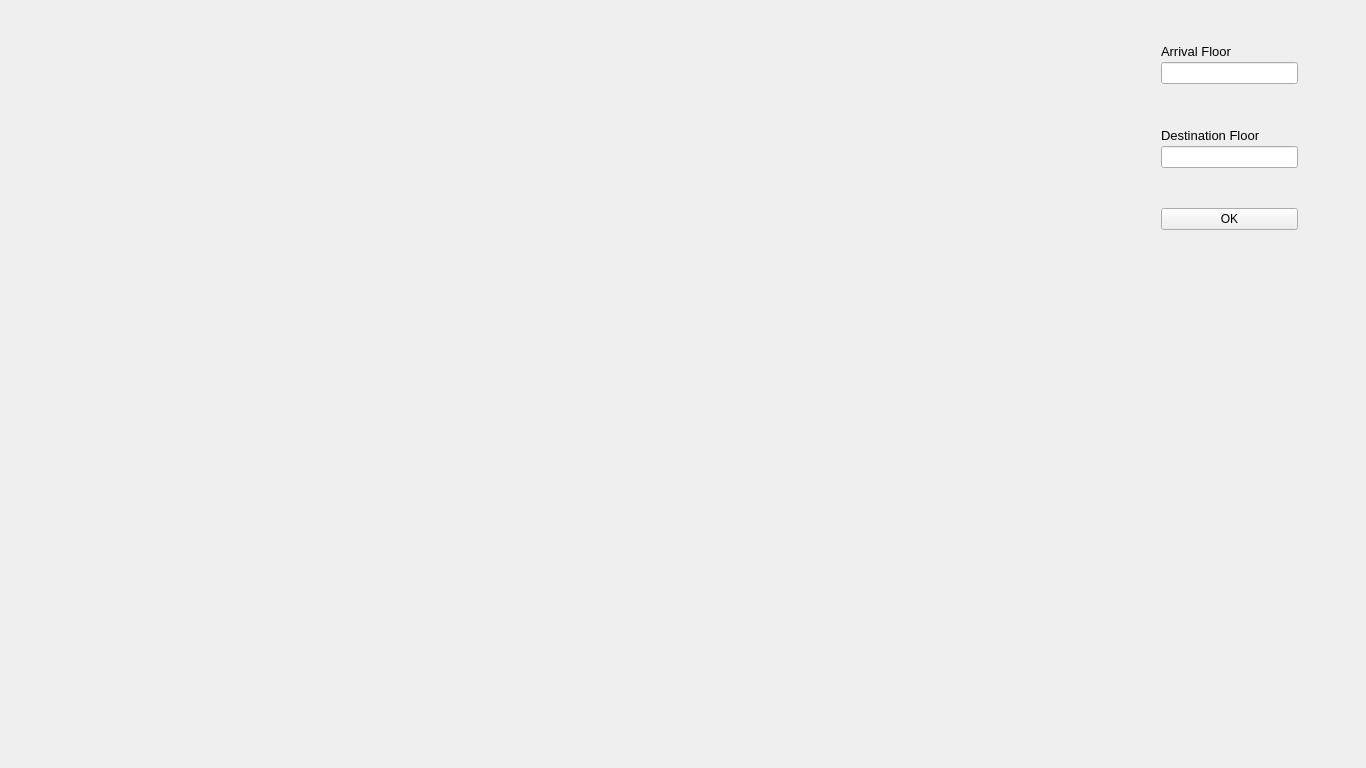
<?xml version="1.0" encoding="UTF-8"?>
<ui version="4.0">
 <class>MainWindow</class>
 <widget class="QMainWindow" name="MainWindow">
  <property name="geometry">
   <rect>
    <x>0</x>
    <y>0</y>
    <width>1366</width>
    <height>768</height>
   </rect>
  </property>
  <property name="sizePolicy">
   <sizepolicy hsizetype="Preferred" vsizetype="Preferred">
    <horstretch>0</horstretch>
    <verstretch>0</verstretch>
   </sizepolicy>
  </property>
  <property name="minimumSize">
   <size>
    <width>1366</width>
    <height>768</height>
   </size>
  </property>
  <property name="maximumSize">
   <size>
    <width>1366</width>
    <height>768</height>
   </size>
  </property>
  <property name="windowTitle">
   <string>MainWindow</string>
  </property>
  <widget class="QWidget" name="centralWidget">
   <property name="sizePolicy">
    <sizepolicy hsizetype="Preferred" vsizetype="Preferred">
     <horstretch>0</horstretch>
     <verstretch>0</verstretch>
    </sizepolicy>
   </property>
   <property name="minimumSize">
    <size>
     <width>1366</width>
     <height>768</height>
    </size>
   </property>
   <property name="maximumSize">
    <size>
     <width>1366</width>
     <height>768</height>
    </size>
   </property>
   <layout class="QVBoxLayout" name="verticalLayout">
    <property name="spacing">
     <number>0</number>
    </property>
    <property name="leftMargin">
     <number>0</number>
    </property>
    <property name="topMargin">
     <number>0</number>
    </property>
    <property name="rightMargin">
     <number>0</number>
    </property>
    <property name="bottomMargin">
     <number>0</number>
    </property>
    <item>
     <layout class="QHBoxLayout" name="horizontalLayout" stretch="4,1">
      <property name="spacing">
       <number>0</number>
      </property>
      <property name="sizeConstraint">
       <enum>QLayout::SetDefaultConstraint</enum>
      </property>
      <item>
       <layout class="QVBoxLayout" name="verticalLayout_2" stretch="">
        <property name="spacing">
         <number>0</number>
        </property>
       </layout>
      </item>
      <item>
       <layout class="QVBoxLayout" name="verticalLayout_3" stretch="2">
        <property name="spacing">
         <number>0</number>
        </property>
        <item>
         <layout class="QGridLayout" name="gridLayout">
          <property name="sizeConstraint">
           <enum>QLayout::SetFixedSize</enum>
          </property>
          <property name="spacing">
           <number>0</number>
          </property>
          <item row="3" column="1">
           <spacer name="verticalSpacer_3">
            <property name="orientation">
             <enum>Qt::Vertical</enum>
            </property>
            <property name="sizeType">
             <enum>QSizePolicy::Fixed</enum>
            </property>
            <property name="sizeHint" stdset="0">
             <size>
              <width>20</width>
              <height>40</height>
             </size>
            </property>
           </spacer>
          </item>
          <item row="8" column="1">
           <spacer name="verticalSpacer">
            <property name="orientation">
             <enum>Qt::Vertical</enum>
            </property>
            <property name="sizeType">
             <enum>QSizePolicy::Fixed</enum>
            </property>
            <property name="sizeHint" stdset="0">
             <size>
              <width>20</width>
              <height>40</height>
             </size>
            </property>
           </spacer>
          </item>
          <item row="1" column="1">
           <widget class="QLabel" name="label">
            <property name="sizePolicy">
             <sizepolicy hsizetype="Fixed" vsizetype="Fixed">
              <horstretch>137</horstretch>
              <verstretch>22</verstretch>
             </sizepolicy>
            </property>
            <property name="minimumSize">
             <size>
              <width>137</width>
              <height>22</height>
             </size>
            </property>
            <property name="maximumSize">
             <size>
              <width>137</width>
              <height>22</height>
             </size>
            </property>
            <property name="font">
             <font>
              <pointsize>10</pointsize>
             </font>
            </property>
            <property name="text">
             <string>Arrival Floor</string>
            </property>
           </widget>
          </item>
          <item row="6" column="1">
           <spacer name="verticalSpacer_4">
            <property name="orientation">
             <enum>Qt::Vertical</enum>
            </property>
            <property name="sizeType">
             <enum>QSizePolicy::Fixed</enum>
            </property>
            <property name="sizeHint" stdset="0">
             <size>
              <width>20</width>
              <height>40</height>
             </size>
            </property>
           </spacer>
          </item>
          <item row="2" column="0">
           <spacer name="horizontalSpacer">
            <property name="orientation">
             <enum>Qt::Horizontal</enum>
            </property>
            <property name="sizeHint" stdset="0">
             <size>
              <width>40</width>
              <height>20</height>
             </size>
            </property>
           </spacer>
          </item>
          <item row="5" column="1">
           <widget class="QLineEdit" name="DestinationFloor">
            <property name="sizePolicy">
             <sizepolicy hsizetype="Fixed" vsizetype="Fixed">
              <horstretch>0</horstretch>
              <verstretch>0</verstretch>
             </sizepolicy>
            </property>
            <property name="minimumSize">
             <size>
              <width>137</width>
              <height>22</height>
             </size>
            </property>
            <property name="maximumSize">
             <size>
              <width>137</width>
              <height>22</height>
             </size>
            </property>
           </widget>
          </item>
          <item row="5" column="2">
           <spacer name="horizontalSpacer_4">
            <property name="orientation">
             <enum>Qt::Horizontal</enum>
            </property>
            <property name="sizeHint" stdset="0">
             <size>
              <width>40</width>
              <height>20</height>
             </size>
            </property>
           </spacer>
          </item>
          <item row="2" column="2">
           <spacer name="horizontalSpacer_2">
            <property name="orientation">
             <enum>Qt::Horizontal</enum>
            </property>
            <property name="sizeHint" stdset="0">
             <size>
              <width>40</width>
              <height>20</height>
             </size>
            </property>
           </spacer>
          </item>
          <item row="5" column="0">
           <spacer name="horizontalSpacer_3">
            <property name="orientation">
             <enum>Qt::Horizontal</enum>
            </property>
            <property name="sizeHint" stdset="0">
             <size>
              <width>40</width>
              <height>20</height>
             </size>
            </property>
           </spacer>
          </item>
          <item row="2" column="1">
           <widget class="QLineEdit" name="ArrivalFloor">
            <property name="sizePolicy">
             <sizepolicy hsizetype="Fixed" vsizetype="Fixed">
              <horstretch>0</horstretch>
              <verstretch>0</verstretch>
             </sizepolicy>
            </property>
            <property name="minimumSize">
             <size>
              <width>137</width>
              <height>22</height>
             </size>
            </property>
            <property name="maximumSize">
             <size>
              <width>137</width>
              <height>22</height>
             </size>
            </property>
           </widget>
          </item>
          <item row="7" column="1">
           <widget class="QPushButton" name="OK">
            <property name="sizePolicy">
             <sizepolicy hsizetype="Fixed" vsizetype="Fixed">
              <horstretch>0</horstretch>
              <verstretch>0</verstretch>
             </sizepolicy>
            </property>
            <property name="minimumSize">
             <size>
              <width>137</width>
              <height>22</height>
             </size>
            </property>
            <property name="maximumSize">
             <size>
              <width>137</width>
              <height>22</height>
             </size>
            </property>
            <property name="text">
             <string>OK</string>
            </property>
           </widget>
          </item>
          <item row="0" column="1">
           <spacer name="verticalSpacer_2">
            <property name="orientation">
             <enum>Qt::Vertical</enum>
            </property>
            <property name="sizeType">
             <enum>QSizePolicy::Fixed</enum>
            </property>
            <property name="sizeHint" stdset="0">
             <size>
              <width>20</width>
              <height>40</height>
             </size>
            </property>
           </spacer>
          </item>
          <item row="4" column="1">
           <widget class="QLabel" name="label_2">
            <property name="sizePolicy">
             <sizepolicy hsizetype="Fixed" vsizetype="Fixed">
              <horstretch>0</horstretch>
              <verstretch>0</verstretch>
             </sizepolicy>
            </property>
            <property name="minimumSize">
             <size>
              <width>137</width>
              <height>22</height>
             </size>
            </property>
            <property name="maximumSize">
             <size>
              <width>137</width>
              <height>22</height>
             </size>
            </property>
            <property name="font">
             <font>
              <pointsize>10</pointsize>
             </font>
            </property>
            <property name="text">
             <string>Destination Floor</string>
            </property>
           </widget>
          </item>
          <item row="9" column="1">
           <spacer name="verticalSpacer_5">
            <property name="orientation">
             <enum>Qt::Vertical</enum>
            </property>
            <property name="sizeHint" stdset="0">
             <size>
              <width>20</width>
              <height>40</height>
             </size>
            </property>
           </spacer>
          </item>
         </layout>
        </item>
       </layout>
      </item>
     </layout>
    </item>
   </layout>
  </widget>
 </widget>
 <layoutdefault spacing="6" margin="11"/>
 <resources/>
 <connections/>
</ui>
